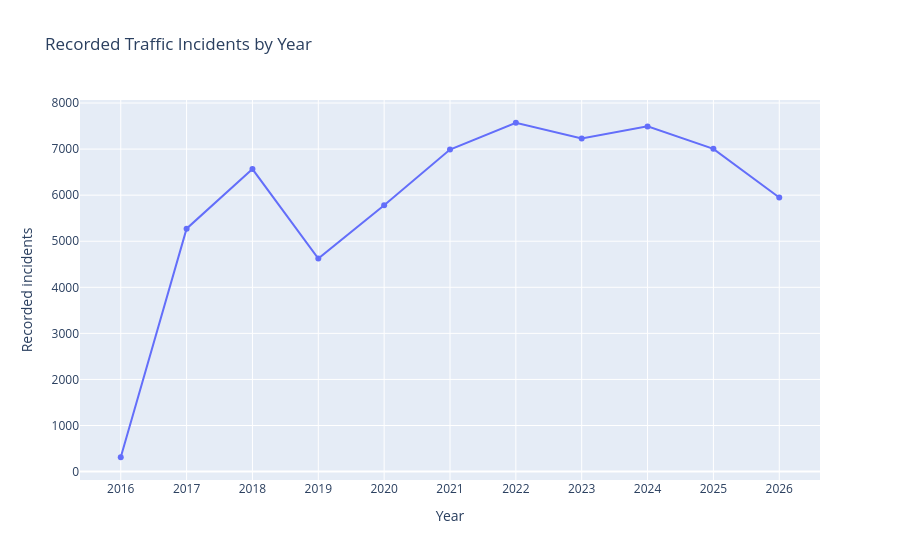

Source (notebook cell):
### Markdown cell above
### Important Archive-Coverage Note

The first and last years are partial in the project snapshot:

- 2016 begins in December
- 2026 currently ends in September

The City Traffic Incidents source is also an unofficial archive that can contain collection gaps. In this snapshot, some long gaps occur inside the 2017–2025 calendar window.

Therefore:

- annual values are **recorded archive counts**, not exposure-normalized rates
- 2016 and 2026 should not be compared directly with interior calendar years
- 2017–2025 can still be shown descriptively, but should not be called fully observed years
- source-gap-aware exposure handling is introduced later in Notebook 04

### Code cell
# Plot yearly incident counts.
fig = px.line(
    yearly_counts,
    x="year",
    y="incident_count",
    markers=True,
    title="Recorded Traffic Incidents by Year",
    labels={
        "year": "Year",
        "incident_count": "Recorded incidents",
    },
)

fig.update_layout(
    xaxis=dict(dtick=1)
)

fig.show()

### Figure 1 — Plotly figure (JSON) as saved in the notebook; plotly's stock layout.template omitted (floating-point values rounded to 4 significant figures)
{"data": [{"hovertemplate": "Year=%{x}<br>Recorded incidents=%{y}<extra></extra>", "legendgroup": "", "line": {"color": "#636efa", "dash": "solid"}, "marker": {"symbol": "circle"}, "mode": "lines+markers", "name": "", "orientation": "v", "showlegend": false, "type": "scatter", "x": [2016, 2017, 2018, 2019, 2020, 2021, 2022, 2023, 2024, 2025, 2026], "xaxis": "x", "y": [311, 5273, 6567, 4624, 5783, 6990, 7572, 7229, 7493, 7005, 5951], "yaxis": "y"}], "layout": {"legend": {"tracegroupgap": 0}, "title": {"text": "Recorded Traffic Incidents by Year"}, "xaxis": {"anchor": "y", "domain": [0, 1], "dtick": 1, "title": {"text": "Year"}}, "yaxis": {"anchor": "x", "domain": [0, 1], "title": {"text": "Recorded incidents"}}}}
